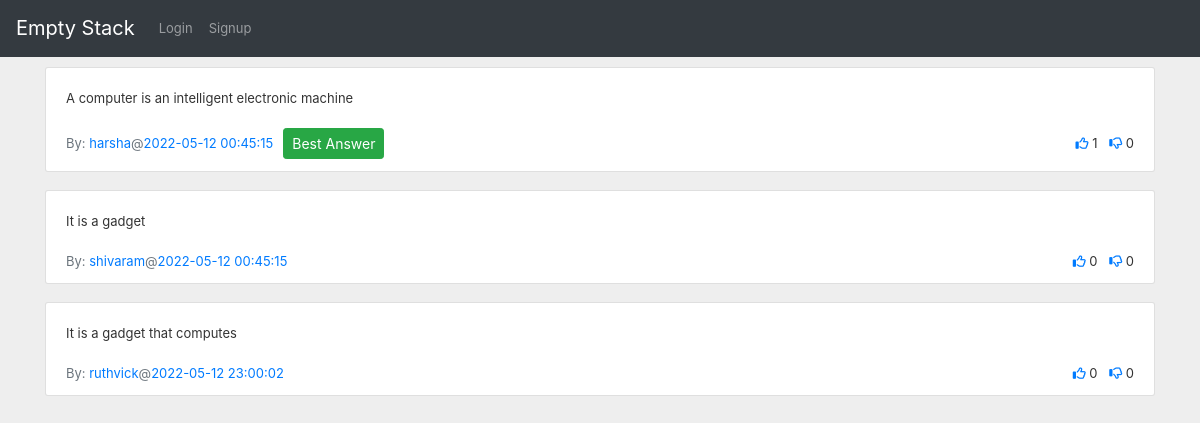
Page /show_answers/1 on the earlier database version.
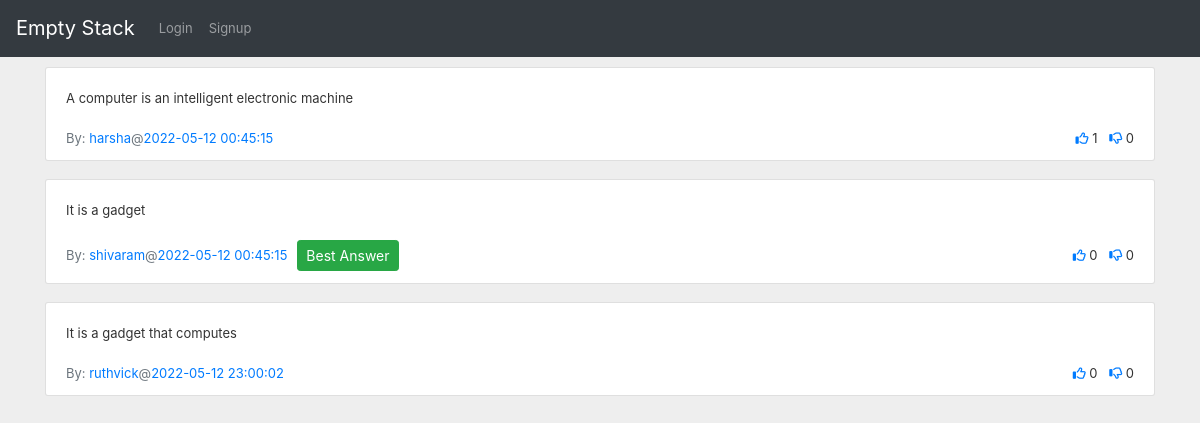
Same page on the later database version.
### app.py (models this page shows)
class Answers(db.Model):
    answerid = db.Column(db.Integer, autoincrement=True, primary_key=True)
    userid = db.Column(db.Integer, ForeignKey(Users.userid))
    answer = db.Column(db.Text)
    questionid = db.Column(db.Integer, ForeignKey(Questions.questionid))
    timeposted = db.Column(db.DateTime, server_default=func.now())
    upvotes = db.Column(db.Integer, default=0)
    downvotes = db.Column(db.Integer, default=0)
    bestanswer = db.Column(db.Boolean, default=False)

class Users(db.Model):
    userid = db.Column(db.Integer, primary_key=True, autoincrement=True)
    username = db.Column(db.String, unique=True)
    firstname = db.Column(db.String)
    lastname = db.Column(db.String)
    email = db.Column(db.String)
    phone = db.Column(db.String)
    profile = db.Column(db.Text)
    rating = db.Column(db.Integer, default=0)
    city = db.Column(db.String)
    state = db.Column(db.String)
    country = db.Column(db.String)

### app.py (the view)
@app.route('/show_answers/<question_id>', methods=['GET', 'POST'])
def show_answers(question_id):
    session['question_id'] = question_id
    question_id = int(question_id)
    answers = Answers.query.filter_by(questionid=question_id).all()
    usernames = []
    list_of_upvotes = []
    list_of_downvotes = []
    for answer in answers:
        user = Users.query.filter_by(userid=answer.userid).first()
        user_upvote = Upvotes.query.filter_by(userid=session.get('userid'), answerid=answer.answerid).first()
        if user_upvote:
            list_of_upvotes.append(True)
        else:
            list_of_upvotes.append(False)
        user_downvote = Downvotes.query.filter_by(userid=session.get('userid'), answerid=answer.answerid).first()
        if user_downvote:
            list_of_downvotes.append(True)
        else:
            list_of_downvotes.append(False)
        usernames.append(user.username)
    question = Questions.query.filter_by(questionid=question_id).first()
    return render_template('answers.html',
                           answers=answers,
                           usernames=usernames,
                           list_of_upvotes=list_of_upvotes,
                           list_of_downvotes=list_of_downvotes,
                           question=question)

### templates/answers.html (shortened to what this page needs)
{% extends "base.html" %}
{% import "bootstrap/wtf.html" as wtf %}
{% block styles %}
    <link rel="stylesheet" href="{{url_for('.static', filename='css/answers.css')}}">
{% endblock %}
{% block content %}
    {% for answer in answers %}
        <div class="container d-flex justify-content-center mt-10">
            {% if list_of_upvotes[loop.index-1] %}
                {% set upvote_icon_class = "fas fa-thumbs-up" %}
            {% else %}
                {% set upvote_icon_class = "far fa-thumbs-up" %}
            {% endif %}
            {% if list_of_downvotes[loop.index-1] %}
                {% set downvote_icon_class = "fas fa-thumbs-down" %}
            {% else %}
                {% set downvote_icon_class = "far fa-thumbs-down" %}
            {% endif %}
            <div class="w-100 overflow-auto order-2 order-md-1">
                <div class="card-group-control card-group-control-right">
                    <div class="card mb-2 w-100">
                        <div class="collapse show" >
                            <div class="card-body">
                                {{ answer.answer }}
                            </div>
                            <div class="card-footer bg-transparent d-sm-flex align-items-sm-center border-top-0 pt-0">
                                <a href="/profile/{{ answer.userid }}">
                                    <span class="text-muted">By: </span><span class="text-primary">{{ usernames[loop.index-1] }}</span>
                                </a>
                                <span class="text-muted">@</span><span class="text-primary">{{ answer.timeposted }}</span>
                                {% if answer.bestanswer %}
                                    <div class="gap">
                                        <button type="button" class="btn btn-success btn-sm">
                                            Best Answer
                                        </button>
                                    </div>
                                {% endif %}
                                <ul class="list-inline text-nowrap mb-0 ml-auto mt-2 mt-sm-0">
                                    <li class="list-inline-item"><a href="/upvote-answer/{{ answer.answerid }}"><i class="{{ upvote_icon_class }}"></i></a> {{ answer.upvotes }}</li>
                                    <li class="list-inline-item"><a href="/downvote-answer/{{ answer.answerid }}"><i class="{{ downvote_icon_class }}"></i></a> {{ answer.downvotes }}</li>
                                </ul>
                            </div>
                        </div>
                    </div>
                </div>
            </div>
        </div>
    {% endfor %}
{% endblock %}

### templates/base.html (shortened to what this page needs)
<!DOCTYPE html>
<html lang="en">
<head>
    <link rel="stylesheet" href="https://cdn.jsdelivr.net/npm/bootstrap@4.3.1/dist/css/bootstrap.min.css">
    <link rel="stylesheet" href="https://cdnjs.cloudflare.com/ajax/libs/font-awesome/6.1.1/css/all.min.css" />
    <link rel="stylesheet" href="{{ url_for('static',filename='css/main.css') }}">
    {% block styles %}{% endblock %}
</head>
<body style="padding-top: 0px">
    <nav class="navbar navbar-expand-lg navbar-dark bg-dark">
      <a class="navbar-brand" href="/">Empty Stack</a>
      <div class="collapse navbar-collapse" id="navbarSupportedContent">
        <ul class="navbar-nav ms-auto">
            {% if not session.get('userid') %}
                 <li class="nav-item ">
                    <a class="nav-link" href="/login">Login <span class="sr-only">(current)</span></a>
                 </li>
                 <li class="nav-item">
                    <a class="nav-link" href="/signup">Signup <span class="sr-only">(current)</span></a>
                 </li>
            {% endif %}
        </ul>
      </div>
    </nav>
    {% block content %}{% endblock %}
</body>
</html>

### static/css/answers.css (style rules this page uses)
body { margin: 0; font-size: .8125rem; font-weight: 400; line-height: 1.5385; color: #333; text-align: left; background-color: #eee; }
.mt-10 { margin-top: 10px; }
.gap { margin-left: 10px; }
a { text-decoration: none !important; }
.card { position: relative; display: -ms-flexbox; display: flex; -ms-flex-direction: column; flex-direction: column; min-width: 0; word-wrap: break-word; background-color: #fff; background-clip: border-box; border: 1px solid rgba(0,0,0,.125); border-radius: .1875rem; }
.w-100 { width: 100%!important; }

Differences in the rows shown:
changed Answers "A computer is an intelligent electronic machine": no longer shows "Best Answer"
changed Answers "It is a gadget": now shows "Best Answer"
